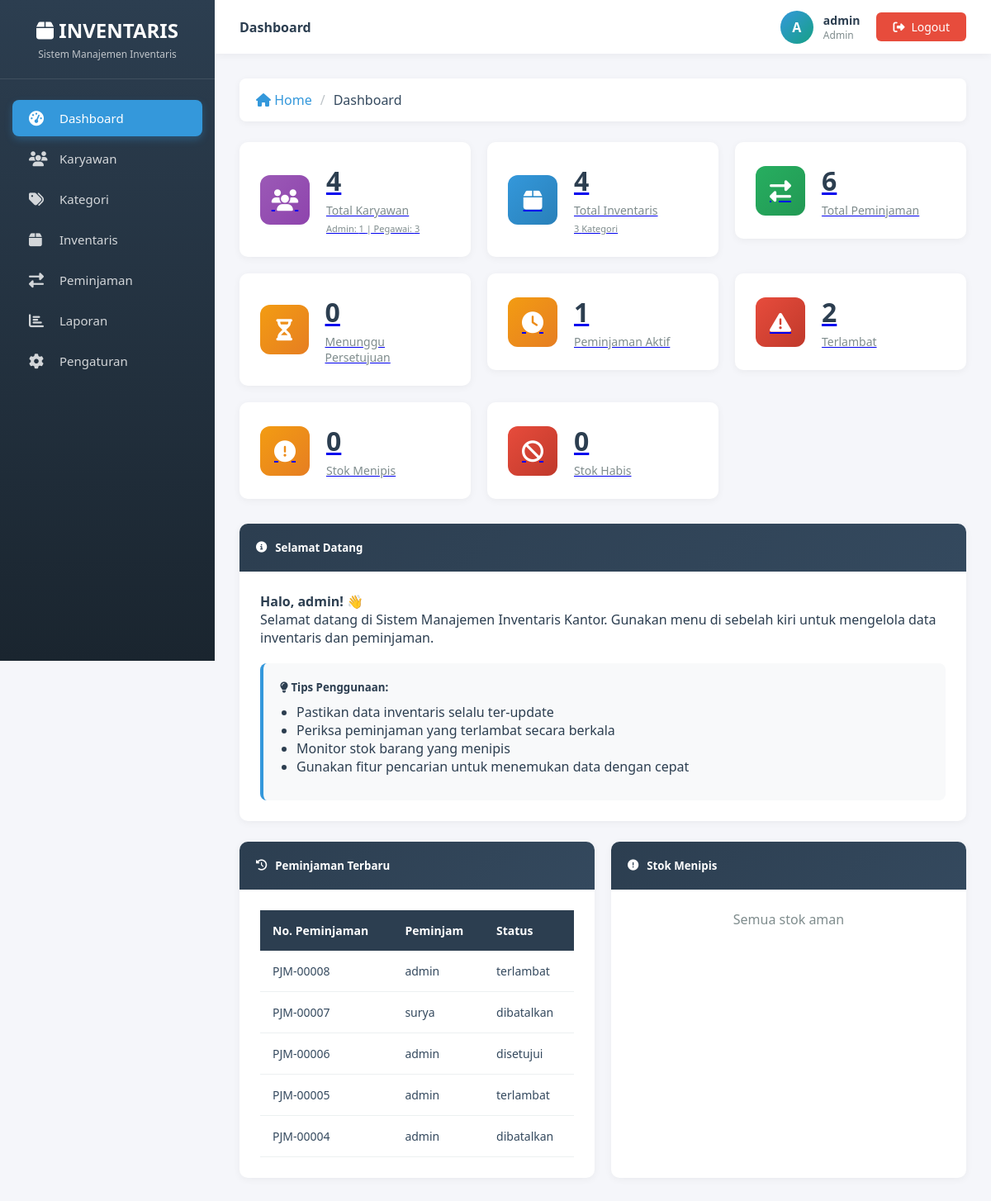
/admin/index.php (signed in), run on the app's committed database.
### tables this page shows
CREATE TABLE `peminjaman` (
  `id` int(11) NOT NULL,
  `nomor_peminjaman` varchar(20) NOT NULL,
  `user_id` int(11) NOT NULL,
  `tanggal_pinjam` date NOT NULL,
  `tanggal_kembali_rencana` date NOT NULL,
  `tanggal_kembali_aktual` date DEFAULT NULL,
  `status` enum('diajukan','disetujui','dikembalikan','terlambat','dibatalkan') NOT NULL DEFAULT 'diajukan',
  `catatan` text DEFAULT NULL,
  `created_at` timestamp NOT NULL DEFAULT current_timestamp()
);

CREATE TABLE `users` (
  `id` int(11) NOT NULL,
  `username` varchar(100) NOT NULL,
  `password` varchar(255) NOT NULL,
  `role` enum('admin','pegawai') NOT NULL DEFAULT 'pegawai',
  `departemen` varchar(100) DEFAULT NULL,
  `created_at` timestamp NOT NULL DEFAULT current_timestamp()
);

### config/database.php (called while the page is built, shortened)
<?php
class Database {
    private static $instance = null;
    private $conn;
    private function __construct() {
        try {
            $this->conn = new mysqli(
                $_ENV['DB_HOST'],
                $_ENV['DB_USER'],
                $_ENV['DB_PASSWORD'],
                $_ENV['DB_NAME'],
                $_ENV['DB_PORT']
            );
            $this->conn->set_charset("utf8mb4");
        } catch (Exception $e) {
            die("Database Error: " . $e->getMessage());
        }
    }
    public static function getInstance() {
        if (self::$instance === null) {
            self::$instance = new self();
        }
        return self::$instance;
    }
    public function getConnection() {
        return $this->conn;
    }
}
?>

### lib/functions.php (called while the page is built, shortened)
<?php
require_once __DIR__ . '/../config/database.php';
class Functions {
    public function getStatusBadge($status) {
        $badges = [
            'diajukan' => '<span class="badge bg-warning">Diajukan</span>',
            'disetujui' => '<span class="badge bg-success">Disetujui</span>',
            'dikembalikan' => '<span class="badge bg-info">Dikembalikan</span>',
            'terlambat' => '<span class="badge bg-danger">Terlambat</span>',
            'dibatalkan' => '<span class="badge bg-secondary">Dibatalkan</span>'
        ];
        return isset($badges[$status]) ? $badges[$status] : $status;
    }
}
?>

### views/lower_block.php (the view)
<?php
$db = Database::getInstance()->getConnection();
$recentQuery = "SELECT p.*, u.username
                FROM peminjaman p
                JOIN users u ON p.user_id = u.id
                ORDER BY p.created_at DESC
                LIMIT 5";
$recentResult = $db->query($recentQuery);
$lowStockQuery = "SELECT i.*, k.nama_kategori
                  FROM inventaris i
                  JOIN kategori k ON i.kategori_id = k.id
                  WHERE i.jumlah_tersedia <= 5
                  ORDER BY i.jumlah_tersedia ASC
                  LIMIT 5";
$lowStockResult = $db->query($lowStockQuery);
?>
<div style="display: grid; grid-template-columns: repeat(auto-fit, minmax(400px, 1fr)); gap: 20px;">
    <div class="card">
        <div class="card-header">
            <h5><i class="fas fa-history"></i> Peminjaman Terbaru</h5>
        </div>
        <div class="card-body">
            <?php if ($recentResult && $recentResult->num_rows > 0): ?>
                <div class="table-responsive">
                    <table>
                        <thead>
                            <tr>
                                <th>No. Peminjaman</th>
                                <th>Peminjam</th>
                                <th>Status</th>
                            </tr>
                        </thead>
                        <tbody>
                            <?php while ($row = $recentResult->fetch_assoc()): ?>
                                <tr>
                                    <td><?php echo $row['nomor_peminjaman']; ?></td>
                                    <td><?php echo htmlspecialchars($row['username']); ?></td>
                                    <td><?php echo $func->getStatusBadge($row['status']); ?></td>
                                </tr>
                            <?php endwhile; ?>
                        </tbody>
                    </table>
                </div>
            <?php else: ?>
                <p style="text-align: center; color: #7f8c8d;">Belum ada peminjaman</p>
            <?php endif; ?>
        </div>
    </div>
    <div class="card">
        <div class="card-header">
            <h5><i class="fas fa-exclamation-circle"></i> Stok Menipis</h5>
        </div>
        <div class="card-body">
            <?php if ($lowStockResult && $lowStockResult->num_rows > 0): ?>
                <div class="table-responsive">
                    <table>
                        <thead>
                            <tr>
                                <th>Nama Barang</th>
                                <th>Kategori</th>
                                <th>Stok</th>
                            </tr>
                        </thead>
                        <tbody>
                            <?php while ($row = $lowStockResult->fetch_assoc()): ?>
                                <tr>
                                    <td><?php echo htmlspecialchars($row['nama_inventaris']); ?></td>
                                    <td><?php echo htmlspecialchars($row['nama_kategori']); ?></td>
                                    <td>
                                        <span class="badge <?php echo $row['jumlah_tersedia'] == 0 ? 'bg-danger' : 'bg-warning'; ?>">
                                            <?php echo $row['jumlah_tersedia']; ?>
                                        </span>
                                    </td>
                                </tr>
                            <?php endwhile; ?>
                        </tbody>
                    </table>
                </div>
            <?php else: ?>
                <p style="text-align: center; color: #7f8c8d;">Semua stok aman</p>
            <?php endif; ?>
        </div>
    </div>
</div>

### assets/css/style.css (style rules this page uses)
:root { --primary: #2c3e50; --secondary: #34495e; --accent: #3498db; --dark: #1a252f; --light: #ecf0f1; --success: #27ae60; --danger: #e74c3c; --warning: #f39c12; --info: #16a085; --sidebar-width: 260px; --topnav-height: 65px; }
* { margin: 0; padding: 0; box-sizing: border-box; }
body { font-family: 'Segoe UI', Tahoma, Geneva, Verdana, sans-serif; background: #f5f6fa; color: #2c3e50; }
.card { background: white; border-radius: 10px; box-shadow: 0 2px 10px rgba(0, 0, 0, 0.05); margin-bottom: 25px; border: none; overflow: hidden; }
.card-header { background: linear-gradient(135deg, var(--primary), var(--secondary)); color: white; padding: 20px; border-bottom: none; display: flex; align-items: center; justify-content: space-between; }
.card-header h5 { margin: 0; font-weight: 600; display: flex; align-items: center; gap: 10px; }
.card-body { padding: 25px; }
.table-responsive { overflow-x: auto; }
table { width: 100%; border-collapse: collapse; }
table thead { background: var(--primary); color: white; }
table thead th { padding: 15px; text-align: left; font-weight: 600; font-size: 14px; }
table tbody tr { border-bottom: 1px solid #ecf0f1; transition: all 0.3s ease; }
table tbody td { padding: 15px; font-size: 14px; color: var(--secondary); }

### data on the page
peminjaman: nomor_peminjaman "PJM-00008", user.username "admin", status "terlambat"
peminjaman: nomor_peminjaman "PJM-00007", user.username "surya", status "dibatalkan"
peminjaman: nomor_peminjaman "PJM-00006", user.username "admin", status "disetujui"
peminjaman: nomor_peminjaman "PJM-00005", user.username "admin", status "terlambat"
peminjaman: nomor_peminjaman "PJM-00004", user.username "admin", status "dibatalkan"

### other printed values
$menu['title'] "Dashboard"
$menu['title'] "Karyawan"
$menu['title'] "Kategori"
$menu['title'] "Inventaris"
$menu['title'] "Peminjaman"
$menu['title'] "Laporan"
$menu['title'] "Pengaturan"
$pageTitle "Dashboard"
substr($user['username'], 0, 1) "A"
$user['username'] "admin"
$user['role'] "Admin"
$crumb['title'] "Dashboard"
$stats['total_karyawan'] "4"
$stats['total_admin'] "1"
$stats['total_pegawai'] "3"
